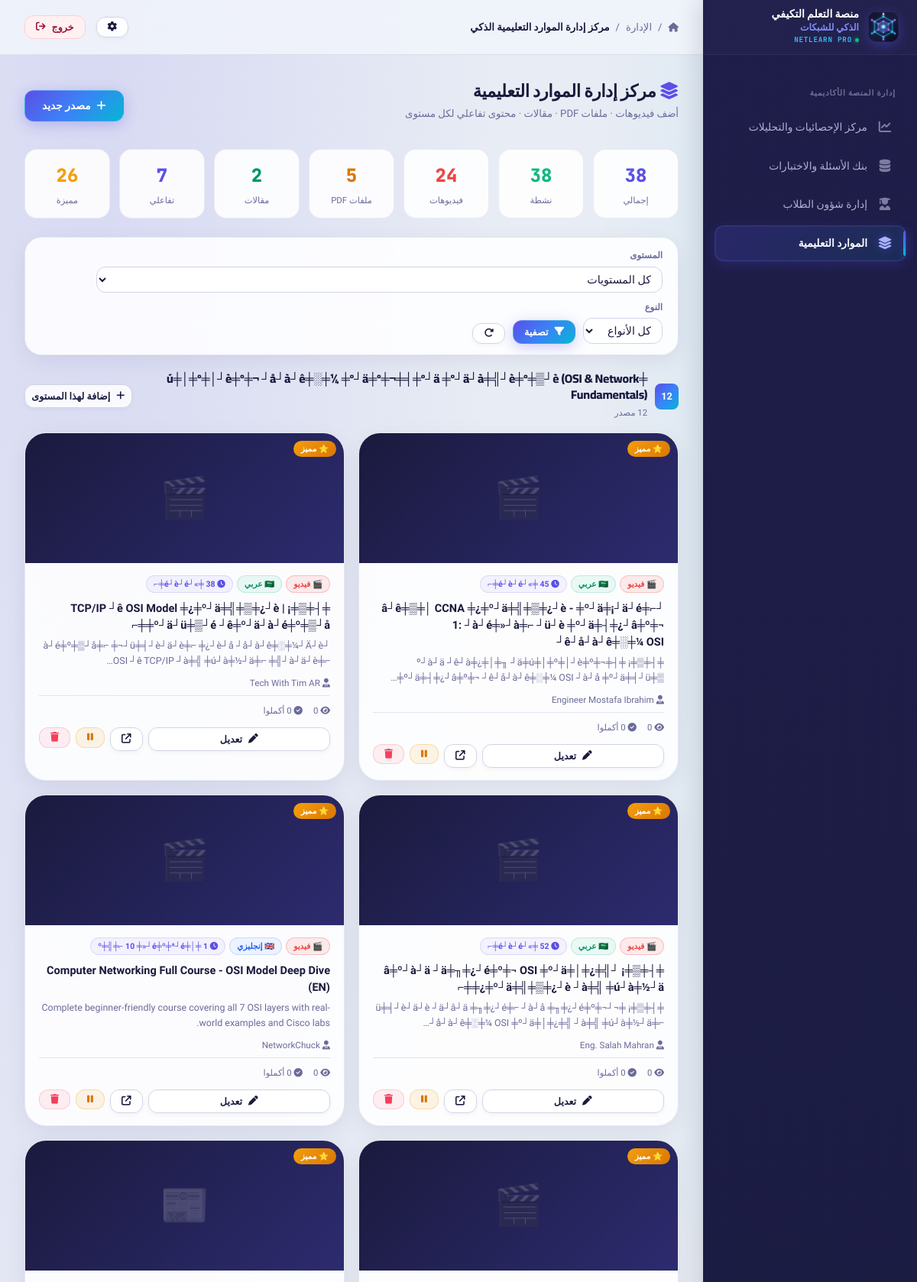
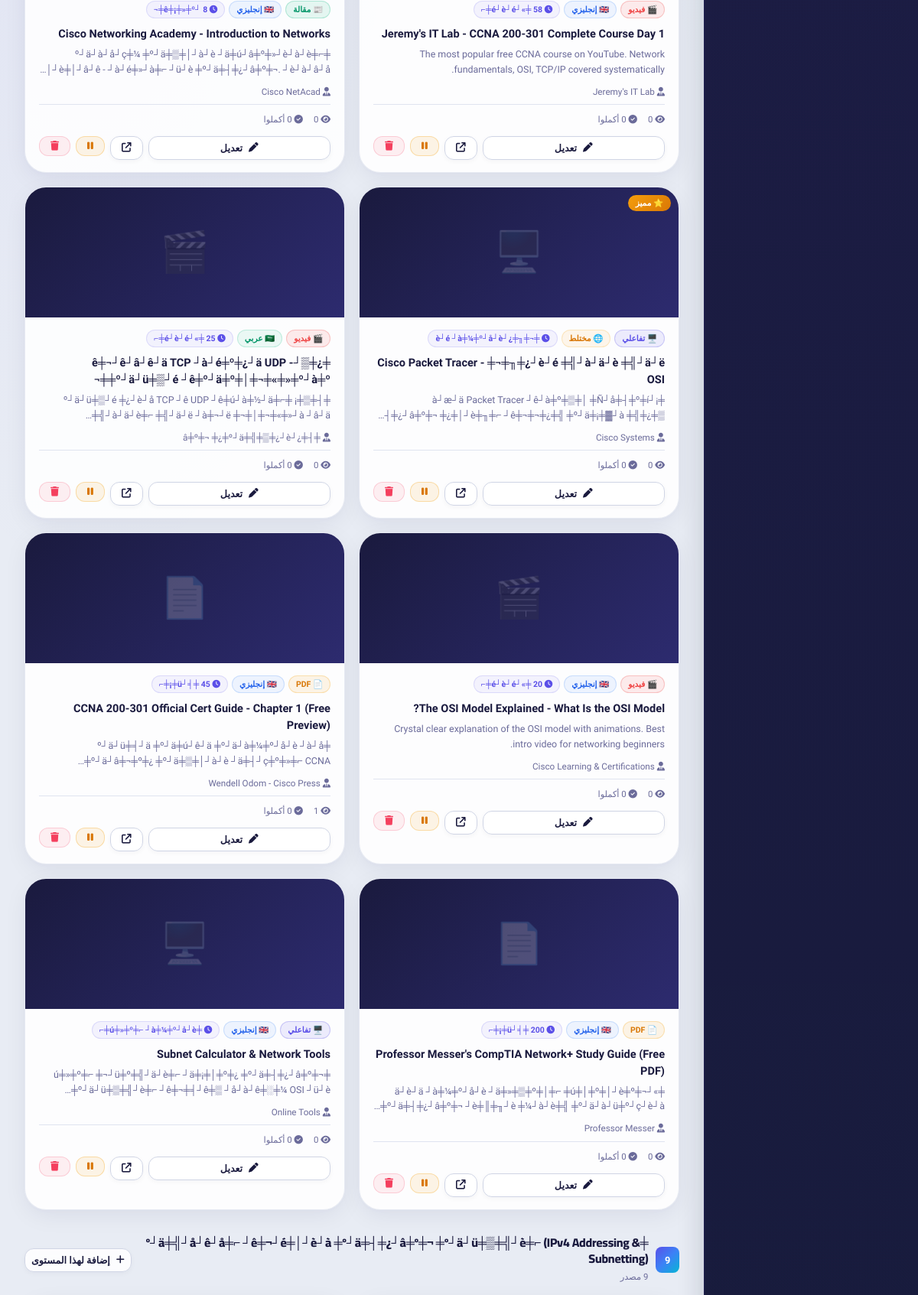
The page /admin/manage_resources.php (signed in, upper part) on the database its author committed (2 pictures, top to bottom).
### tables this page shows
CREATE TABLE `level_resources` (
  `id` int(11) NOT NULL AUTO_INCREMENT,
  `level_id` int(11) NOT NULL,
  `title` varchar(255) NOT NULL,
  `description` text,
  `resource_type` enum('video','pdf','article','interactive','quiz','audio') NOT NULL DEFAULT 'video',
  `resource_lang` enum('ar','en','mixed') NOT NULL DEFAULT 'ar',
  `url` text NOT NULL,
  `is_external` tinyint(1) NOT NULL DEFAULT '1',
  `duration_label` varchar(50) DEFAULT NULL COMMENT 'e.g. 12 ╪»┘é┘è┘é╪⌐ ╪ú┘ê 45 ╪╡┘ü╪¡╪⌐',
  `thumbnail_url` text,
  `author_name` varchar(150) DEFAULT NULL,
  `sort_order` int(11) NOT NULL DEFAULT '0',
  `is_featured` tinyint(1) NOT NULL DEFAULT '0',
  `is_active` tinyint(1) NOT NULL DEFAULT '1',
  `view_count` int(11) NOT NULL DEFAULT '0',
  `created_at` timestamp NULL DEFAULT CURRENT_TIMESTAMP,
  `updated_at` timestamp NULL DEFAULT CURRENT_TIMESTAMP ON UPDATE CURRENT_TIMESTAMP,
  PRIMARY KEY (`id`),
  KEY `idx_level_active` (`level_id`,`is_active`),
  KEY `idx_level_type` (`level_id`,`resource_type`)
);

### config/security.php (called while the page is built, shortened)
<?php
function clean_output($str) {
    return htmlspecialchars($str ?? '', ENT_QUOTES, 'UTF-8');
}

### admin/manage_resources.php (the view, shortened to what this page needs)
<?php
require_once __DIR__ . '/../config/db.php';
require_once __DIR__ . '/../config/security.php';
$fw = ['1=1']; $fp = [];
$ws = implode(' AND ', $fw);
$resources = $pdo->prepare("
    SELECT lr.*, l.level_name,
        (SELECT COUNT(*) FROM resource_views rv WHERE rv.resource_id=lr.id) as real_views,
        (SELECT COUNT(*) FROM resource_views rv WHERE rv.resource_id=lr.id AND rv.is_completed=1) as completions
    FROM level_resources lr
    JOIN levels l ON lr.level_id=l.id
    WHERE {$ws}
    ORDER BY lr.level_id ASC, lr.is_featured DESC, lr.sort_order ASC, lr.id DESC
");
$resources->execute($fp);
$resources = $resources->fetchAll();
$stats = $pdo->query("SELECT COUNT(*) total, SUM(is_active) active, SUM(is_featured) featured,
    SUM(CASE WHEN resource_type='video' THEN 1 ELSE 0 END) videos,
    SUM(CASE WHEN resource_type='pdf'   THEN 1 ELSE 0 END) pdfs,
    SUM(CASE WHEN resource_type='article' THEN 1 ELSE 0 END) articles,
    SUM(CASE WHEN resource_type='interactive' THEN 1 ELSE 0 END) interact
    FROM level_resources")->fetch();
$grouped = [];
foreach ($resources as $r) {
    $grouped[$r['level_id']]['name'] = $r['level_name'];
    $grouped[$r['level_id']]['items'][] = $r;
}
$type_icons  = ['video'=>'🎬','pdf'=>'📄','article'=>'📰','interactive'=>'🖥️','quiz'=>'✍️','audio'=>'🎧'];
$type_labels = ['video'=>'فيديو','pdf'=>'PDF','article'=>'مقالة','interactive'=>'تفاعلي','quiz'=>'اختبار','audio'=>'صوتي'];
$lang_labels = ['ar'=>'🇸🇦 عربي','en'=>'🇬🇧 إنجليزي','mixed'=>'🌐 مختلط'];
require_once __DIR__ . '/../includes/header.php';
?>
<div style="max-width:1280px;margin:0 auto;">
<div style="display:flex;justify-content:space-between;align-items:center;margin-bottom:22px;flex-wrap:wrap;gap:12px;">
    <div>
        <h1 style="font-size:1.5rem;color:var(--text-heading);font-weight:900;margin-bottom:4px;">
            <i class="fa-solid fa-layer-group" style="color:var(--brand-primary);"></i>
            مركز إدارة الموارد التعليمية
        </h1>
        <p style="color:var(--text-muted);font-size:.88rem;">أضف فيديوهات · ملفات PDF · مقالات · محتوى تفاعلي لكل مستوى</p>
    </div>
    <button onclick="openAdd()" class="btn btn-primary"><i class="fa-solid fa-plus"></i> مصدر جديد</button>
</div>
<div class="stat-row">
    <div class="sbox"><div class="sv"><?= $stats['total']??0 ?></div><div class="sl">إجمالي</div></div>
    <div class="sbox"><div class="sv" style="color:#10B981;"><?= $stats['active']??0 ?></div><div class="sl">نشطة</div></div>
    <div class="sbox"><div class="sv" style="color:#EF4444;"><?= $stats['videos']??0 ?></div><div class="sl">فيديوهات</div></div>
    <div class="sbox"><div class="sv" style="color:#D97706;"><?= $stats['pdfs']??0 ?></div><div class="sl">ملفات PDF</div></div>
    <div class="sbox"><div class="sv" style="color:#059669;"><?= $stats['articles']??0 ?></div><div class="sl">مقالات</div></div>
    <div class="sbox"><div class="sv" style="color:#5B4FE8;"><?= $stats['interact']??0 ?></div><div class="sl">تفاعلي</div></div>
    <div class="sbox"><div class="sv" style="color:#F59E0B;"><?= $stats['featured']??0 ?></div><div class="sl">مميزة</div></div>
</div>
<div class="academic-card" style="padding:14px 20px;margin-bottom:20px;">
    <form method="GET" style="display:flex;gap:10px;flex-wrap:wrap;align-items:flex-end;">
        <div>
            <label style="font-size:.78rem;font-weight:700;color:var(--text-muted);display:block;margin-bottom:4px;">المستوى</label>
            <select name="level" class="form-control" style="min-width:160px;padding:7px 10px;">
                <option value="">كل المستويات</option>
            </select>
        </div>
        <div>
            <label style="font-size:.78rem;font-weight:700;color:var(--text-muted);display:block;margin-bottom:4px;">النوع</label>
            <select name="type" class="form-control" style="padding:7px 10px;">
                <option value="">كل الأنواع</option>
            </select>
        </div>
        <button type="submit" class="btn btn-primary btn-sm"><i class="fa-solid fa-filter"></i> تصفية</button>
        <a href="manage_resources.php" class="btn btn-secondary btn-sm"><i class="fa-solid fa-rotate-right"></i></a>
    </form>
</div>
<?php if (empty($resources)): ?>
<div class="academic-card" style="text-align:center;padding:60px 30px;">
    <div style="font-size:60px;margin-bottom:14px;">📚</div>
    <h3 style="color:var(--text-heading);margin-bottom:8px;">لا توجد موارد تعليمية بعد</h3>
    <p style="color:var(--text-muted);margin-bottom:18px;">ابدأ بإضافة فيديوهات أو ملفات PDF أو مقالات لكل مستوى</p>
    <button onclick="openAdd()" class="btn btn-primary"><i class="fa-solid fa-plus"></i> إضافة أول مصدر</button>
</div>
<?php else: ?>
<?php foreach ($grouped as $lvl_id => $grp): ?>
<div style="margin-bottom:32px;">
    <div style="display:flex;align-items:center;gap:10px;margin-bottom:14px;">
        <div style="width:34px;height:34px;background:var(--brand-gradient);border-radius:8px;display:flex;align-items:center;justify-content:center;color:#FFF;font-weight:900;font-size:.85rem;"><?= count($grp['items']) ?></div>
        <div>
            <h2 style="font-size:1.05rem;color:var(--text-heading);font-weight:800;margin:0;"><?= clean_output($grp['name']) ?></h2>
            <span style="font-size:.76rem;color:var(--text-muted);"><?= count($grp['items']) ?> مصدر</span>
        </div>
        <button onclick="openAdd(<?= $lvl_id ?>)" class="btn btn-secondary btn-sm" style="margin-right:auto;"><i class="fa-solid fa-plus"></i> إضافة لهذا المستوى</button>
    </div>
    <div class="res-grid">
        <?php foreach ($grp['items'] as $r): ?>
        <div class="resource-card <?= !$r['is_active']?'inactive':'' ?> <?= $r['is_featured']?'featured':'' ?>">
            <?php if (!empty($r['thumbnail_url'])): ?>
                <div class="res-thumb-ph" style="display:none;"><?= $type_icons[$r['resource_type']]??'📚' ?></div>
            <?php else: ?>
                <div class="res-thumb-ph"><?= $type_icons[$r['resource_type']]??'📚' ?></div>
            <?php endif; ?>
            <div class="res-body">
                <div class="res-meta">
                    <span class="rtag rtag-<?= $r['resource_type'] ?>"><?= $type_icons[$r['resource_type']] ?> <?= $type_labels[$r['resource_type']] ?></span>
                    <span class="rtag rtag-<?= $r['resource_lang'] ?>"><?= $lang_labels[$r['resource_lang']]??$r['resource_lang'] ?></span>
                    <?php if (!empty($r['duration_label'])): ?><span class="rtag" style="background:rgba(91,79,232,.06);color:var(--brand-primary);border-color:rgba(91,79,232,.15);"><i class="fa-solid fa-clock"></i> <?= clean_output($r['duration_label']) ?></span><?php endif; ?>
                </div>
                <div class="res-title"><?= clean_output($r['title']) ?></div>
                <?php if (!empty($r['description'])): ?><div class="res-desc"><?= clean_output($r['description']) ?></div><?php endif; ?>
                <?php if (!empty($r['author_name'])): ?><div style="font-size:.78rem;color:var(--text-muted);margin-bottom:6px;"><i class="fa-solid fa-user-tie"></i> <?= clean_output($r['author_name']) ?></div><?php endif; ?>
                <div class="res-stats">
                    <span><i class="fa-solid fa-eye"></i> <?= $r['real_views'] ?></span>
                    <span><i class="fa-solid fa-circle-check"></i> <?= $r['completions'] ?> أكملوا</span>
                </div>
                <div class="res-actions">
                    <button onclick='openEdit(<?= htmlspecialchars(json_encode($r),ENT_QUOTES) ?>)' class="btn btn-secondary btn-sm" style="flex:1;"><i class="fa-solid fa-pen"></i> تعديل</button>
                    <a href="<?= htmlspecialchars($r['url']) ?>" target="_blank" class="btn btn-secondary btn-sm" title="معاينة"><i class="fa-solid fa-arrow-up-right-from-square"></i></a>
                    <form method="POST" style="display:inline;" onsubmit="return confirm('تغيير حالة المصدر؟');"><?= csrf_field() ?><input type="hidden" name="resource_id" value="<?= $r['id'] ?>"><button type="submit" name="toggle_resource" class="btn btn-sm" style="background:<?= $r['is_active']?'rgba(245,158,11,.1)':'rgba(16,185,129,.1)' ?>;color:<?= $r['is_active']?'#D97706':'#059669' ?>;border:1px solid <?= $r['is_active']?'rgba(245,158,11,.3)':'rgba(16,185,129,.3)' ?>;"><i class="fa-solid fa-<?= $r['is_active']?'pause':'play' ?>"></i></button></form>
                    <form method="POST" style="display:inline;" onsubmit="return confirm('حذف هذا المصدر نهائياً؟');"><?= csrf_field() ?><input type="hidden" name="resource_id" value="<?= $r['id'] ?>"><button type="submit" name="delete_resource" class="btn btn-sm" style="background:rgba(244,63,94,.08);color:#F43F5E;border:1px solid rgba(244,63,94,.2);"><i class="fa-solid fa-trash"></i></button></form>
                </div>
            </div>
        </div>
        <?php endforeach; ?>
    </div>
</div>
<?php endforeach; ?>
<?php endif; ?>
</div>
<?php require_once __DIR__ . '/../includes/footer.php'; ?>

### admin/manage_resources.php (style rules this page uses)
.res-grid { display:grid;grid-template-columns:repeat(auto-fill,minmax(340px,1fr));gap:18px; }
.resource-card { background:var(--bg-surface-card);border:1px solid rgba(208,213,229,.5);border-radius:var(--radius-xl);overflow:hidden;box-shadow:var(--shadow-card);transition:all .25s ease;position:relative; }
.resource-card.featured::before { content:'⭐ مميز';position:absolute;top:10px;right:10px;z-index:5;background:linear-gradient(135deg,#F59E0B,#D97706);color:#FFF;font-size:.7rem;font-weight:800;padding:2px 10px;border-radius:20px; }
.res-thumb-ph { width:100%;height:170px;background:linear-gradient(135deg,#1A1A3E,#2D2B6F);display:flex;align-items:center;justify-content:center;font-size:52px;color:rgba(255,255,255,.2); }
.res-body { padding:16px 18px; }
.res-title { font-weight:800;font-size:.97rem;color:var(--text-heading);margin-bottom:5px;line-height:1.5; }
.res-desc { font-size:.83rem;color:var(--text-muted);line-height:1.6;margin-bottom:10px;display:-webkit-box;-webkit-line-clamp:2;-webkit-box-orient:vertical;overflow:hidden; }
.res-meta { display:flex;flex-wrap:wrap;gap:5px;margin-bottom:10px; }
.rtag { padding:2px 9px;border-radius:20px;font-size:.7rem;font-weight:700;border:1px solid transparent; }
.rtag-video { background:rgba(239,68,68,.1);color:#EF4444;border-color:rgba(239,68,68,.25); }
.rtag-pdf { background:rgba(245,158,11,.1);color:#D97706;border-color:rgba(245,158,11,.25); }
.rtag-article { background:rgba(16,185,129,.1);color:#059669;border-color:rgba(16,185,129,.25); }
.rtag-interactive { background:rgba(91,79,232,.1);color:#5B4FE8;border-color:rgba(91,79,232,.25); }
.rtag-ar { background:rgba(16,185,129,.08);color:#059669;border-color:rgba(16,185,129,.2); }
.rtag-en { background:rgba(59,130,246,.08);color:#2563EB;border-color:rgba(59,130,246,.2); }
.rtag-mixed { background:rgba(245,158,11,.08);color:#D97706;border-color:rgba(245,158,11,.2); }
.res-stats { display:flex;gap:14px;font-size:.76rem;color:var(--text-muted);padding-top:10px;border-top:1px solid var(--border-subtle); }
.res-actions { display:flex;gap:7px;margin-top:12px; }
.stat-row { display:grid;grid-template-columns:repeat(auto-fit,minmax(110px,1fr));gap:12px;margin-bottom:24px; }
.sbox { background:var(--bg-surface-card);border:1px solid rgba(208,213,229,.45);border-radius:var(--radius-md);padding:14px 16px;text-align:center; }
.sbox .sv { font-size:1.6rem;font-weight:900;font-family:var(--font-mono);color:var(--brand-primary); }
.sbox .sl { font-size:.76rem;color:var(--text-muted);margin-top:3px; }

### rows shown on the page
level_resources: resource_type "🎬", resource_type "فيديو", resource_lang "🇸🇦 عربي", duration_label "45 ╪»┘é┘è┘é╪⌐", title "┘â┘ê╪▒╪│ CCNA ╪¿╪º┘ä╪╣╪▒╪¿┘è - ╪º┘ä╪¡┘ä┘é╪⌐ 1: ┘à┘é╪»┘à╪⌐ ┘ü┘è ╪º┘ä╪┤╪¿┘â╪º╪¬ ┘ê┘å┘à┘ê╪░╪¼ OSI", description "╪┤╪▒╪¡ ╪┤╪º┘à┘ä ┘ê┘à╪¿╪│╪╖ ┘ä╪ú╪│╪º╪│┘è╪º╪¬ ╪º┘ä╪┤╪¿┘â╪º╪¬ ┘ê┘å┘à┘ê╪░╪¼ OSI ┘à┘å…", author_name "Engineer Mostafa Ibrahim", real_views "0", is_active 1 (drawn)
level_resources: resource_type "🎬", resource_type "فيديو", resource_lang "🇸🇦 عربي", duration_label "38 ╪»┘é┘è┘é╪⌐", title "╪┤╪▒╪¡ TCP/IP ┘ê OSI Model ╪¿╪º┘ä╪╣╪▒╪¿┘è | ╪º┘ä┘ü╪▒┘é ┘ê╪º┘ä┘à┘é╪º╪▒┘å╪⌐", description "┘à┘é╪º╪▒┘å╪⌐ ╪¬┘ü╪╡┘è┘ä┘è╪⌐ ╪¿┘è┘å ┘å┘à┘ê╪░╪¼┘Ä┘è OSI ┘ê TCP/IP ┘à╪╣ ╪ú┘à╪½┘ä╪⌐…", author_name "Tech With Tim AR", real_views "0", is_active 1 (drawn)
level_resources: resource_type "🎬", resource_type "فيديو", resource_lang "🇸🇦 عربي", duration_label "52 ╪»┘é┘è┘é╪⌐", title "╪┤╪▒╪¡ ┘â╪º┘à┘ä ┘ä╪╖╪¿┘é╪º╪¬ OSI ╪º┘ä╪│╪¿╪╣ ╪¿╪º┘ä╪╣╪▒╪¿┘è ┘à╪╣ ╪ú┘à╪½┘ä╪⌐", description "╪┤╪▒╪¡ ╪¬┘ü╪╡┘è┘ä┘è ┘ä┘â┘ä ╪╖╪¿┘é╪⌐ ┘à┘å ╪╖╪¿┘é╪º╪¬ ┘å┘à┘ê╪░╪¼ OSI ╪º┘ä╪│╪¿╪╣ ┘à╪╣…", author_name "Eng. Salah Mahran", real_views "0", is_active 1 (drawn)
level_resources: resource_type "🎬", resource_type "فيديو", resource_lang "🇬🇧 إنجليزي", duration_label "1 ╪│╪º╪╣╪⌐ 10 ╪»┘é╪º╪ª┘é", title "Computer Networking Full Course - OSI Model Deep Dive (EN)", description "Complete beginner-friendly course covering all 7 OSI layers with real-world examples and Cisco labs.", author_name "NetworkChuck", real_views "0", is_active 1 (drawn)
level_resources: resource_type "🎬", resource_type "فيديو", resource_lang "🇬🇧 إنجليزي", duration_label "58 ╪»┘é┘è┘é╪⌐", title "Jeremy's IT Lab - CCNA 200-301 Complete Course Day 1", description "The most popular free CCNA course on YouTube. Network fundamentals, OSI, TCP/IP covered systematically.", author_name "Jeremy's IT Lab", real_views "0", is_active 1 (drawn)
level_resources: resource_type "📰", resource_type "مقالة", resource_lang "🇬🇧 إنجليزي", duration_label "8 ┘ê╪¡╪»╪º╪¬", title "Cisco Networking Academy - Introduction to Networks", description "╪º┘ä┘à┘å┘ç╪¼ ╪º┘ä╪▒╪│┘à┘è ┘ä╪ú┘â╪º╪»┘è┘à┘è╪⌐ ╪│┘è╪│┘â┘ê - ┘à┘é╪»┘à╪⌐ ┘ü┘è ╪º┘ä╪┤╪¿┘â╪º╪¬.…", author_name "Cisco NetAcad", real_views "0", is_active 1 (drawn)
level_resources: resource_type "🖥️", resource_type "تفاعلي", resource_lang "🌐 مختلط", duration_label "╪¬╪╖╪¿┘è┘é ┘à╪¼╪º┘å┘è", title "Cisco Packet Tracer - ╪¬╪╖╪¿┘è┘é ╪╣┘à┘ä┘è ╪╣┘ä┘ë OSI", description "╪¡┘à┘æ┘ä Packet Tracer ┘ê┘à╪º╪▒╪│ ╪Ñ┘å╪┤╪º╪í ╪┤╪¿┘â╪º╪¬ ╪¿╪│┘è╪╖╪⌐ ┘ê╪¬╪¬╪¿╪╣ ╪º┘ä╪¡╪▓┘à…", author_name "Cisco Systems", real_views "0", is_active 1 (drawn)
level_resources: resource_type "🎬", resource_type "فيديو", resource_lang "🇸🇦 عربي", duration_label "25 ╪»┘é┘è┘é╪⌐", title "╪¿╪▒┘ê╪¬┘ê┘â┘ê┘ä TCP ┘à┘é╪º╪¿┘ä UDP - ╪º┘ä┘ü╪▒┘é ┘ê╪º┘ä╪º╪│╪¬╪«╪»╪º┘à╪º╪¬", description "╪┤╪▒╪¡ ╪º┘ä┘ü╪▒┘é ╪¿┘è┘å TCP ┘ê UDP ┘ê╪ú┘à╪½┘ä╪⌐ ╪╣┘à┘ä┘è╪⌐ ╪╣┘ä┘ë ┘à╪¬┘ë ╪¬╪│╪¬╪«╪»┘à…", author_name "╪┤╪¿┘â╪º╪¬ ╪¿╪º┘ä╪╣╪▒╪¿┘è", real_views "0", is_active 1 (drawn)
level_resources: resource_type "🎬", resource_type "فيديو", resource_lang "🇬🇧 إنجليزي", duration_label "20 ╪»┘é┘è┘é╪⌐", title "The OSI Model Explained - What Is the OSI Model?", description "Crystal clear explanation of the OSI model with animations. Best intro video for networking beginners.", author_name "Cisco Learning & Certifications", real_views "0", is_active 1 (drawn)
level_resources: resource_type "📄", resource_type "PDF", resource_lang "🇬🇧 إنجليزي", duration_label "45 ╪╡┘ü╪¡╪⌐", title "CCNA 200-301 Official Cert Guide - Chapter 1 (Free Preview)", description "╪º┘ä┘ü╪╡┘ä ╪º┘ä╪ú┘ê┘ä ╪º┘ä┘à╪¼╪º┘å┘è ┘à┘å ╪º┘ä┘â╪¬╪º╪¿ ╪º┘ä╪▒╪│┘à┘è ┘ä╪┤┘ç╪º╪»╪⌐…", author_name "Wendell Odom - Cisco Press", real_views "1", is_active 1 (drawn)
level_resources: resource_type "📄", resource_type "PDF", resource_lang "🇬🇧 إنجليزي", duration_label "200 ╪╡┘ü╪¡╪⌐", title "Professor Messer's CompTIA Network+ Study Guide (Free PDF)", description "╪»┘ä┘è┘ä ┘à╪¼╪º┘å┘è ┘ä╪»╪▒╪º╪│╪⌐ ╪ú╪│╪º╪│┘è╪º╪¬ ╪º┘ä╪┤╪¿┘â╪º╪¬ ┘è╪║╪╖┘è ╪¼┘à┘è╪╣…", author_name "Professor Messer", real_views "0", is_active 1 (drawn)
level_resources: resource_type "🖥️", resource_type "تفاعلي", resource_lang "🇬🇧 إنجليزي", duration_label "╪ú╪»╪º╪⌐ ┘à╪¼╪º┘å┘è╪⌐", title "Subnet Calculator & Network Tools", description "╪ú╪»╪º╪⌐ ╪¬┘ü╪º╪╣┘ä┘è╪⌐ ┘ä╪¡╪│╪º╪¿ ╪º┘ä╪┤╪¿┘â╪º╪¬ ╪º┘ä┘ü╪▒╪╣┘è╪⌐ ┘ê╪¬╪╡┘ê╪▒ ┘å┘à┘ê╪░╪¼ OSI…", author_name "Online Tools", real_views "0", is_active 1 (drawn)

### other values the page prints
$pageTitle "مركز إدارة الموارد التعليمية الذكي"
$stats['total'] "38"
$stats['active'] "38"
$stats['videos'] "24"
$stats['pdfs'] "5"
$stats['articles'] "2"
$stats['interact'] "7"
$stats['featured'] "26"
count($grp['items']) "12"
clean_output($grp['name']) "╪ú╪│╪º╪│┘è╪º╪¬ ┘å┘à┘ê╪░╪¼ ╪º┘ä╪º╪¬╪╡╪º┘ä ╪º┘ä┘à╪╣┘è╪º╪▒┘è (OSI & Network Fundamentals)"
count($grp['items']) "9"
clean_output($grp['name']) "╪º┘ä╪╣┘å┘ê┘å╪⌐ ┘ê╪¬┘é╪│┘è┘à ╪º┘ä╪┤╪¿┘â╪º╪¬ ╪º┘ä┘ü╪▒╪╣┘è╪⌐ (IPv4 Addressing & Subnetting)"
